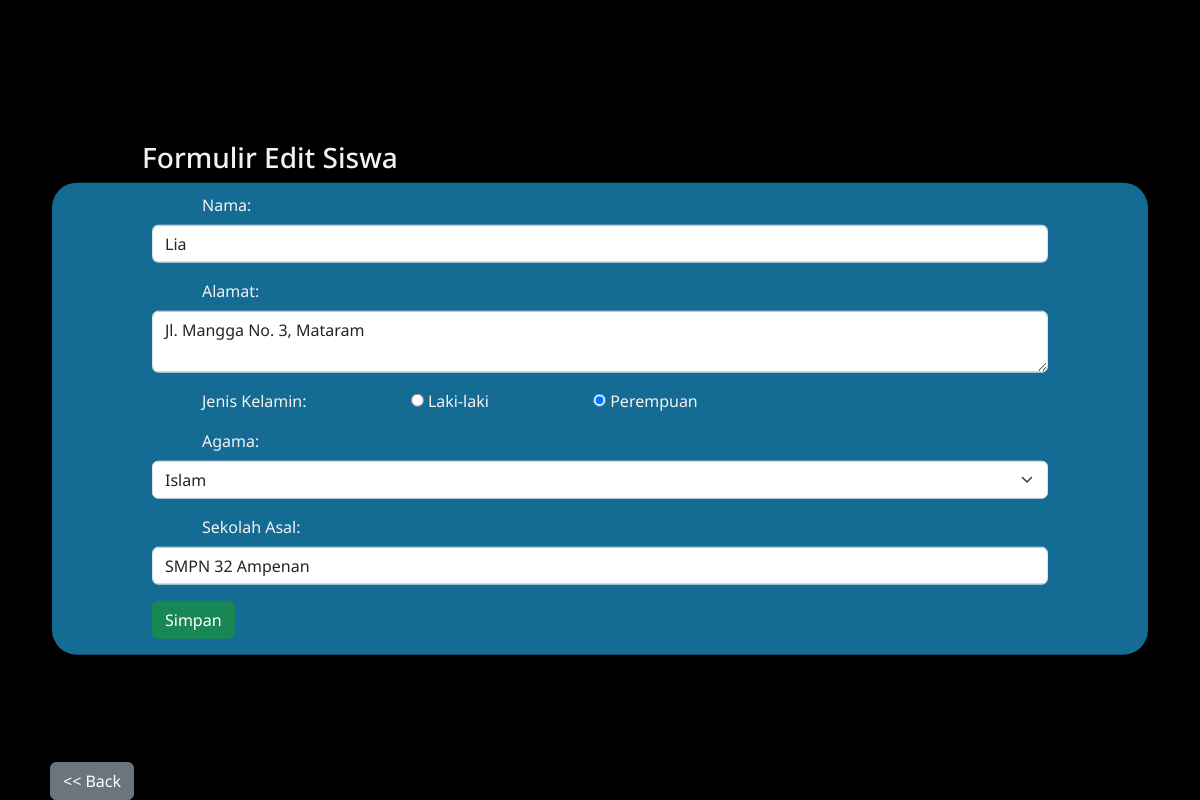
The app's page /form-edit.php?id=1 with its own data.
### tables this page shows
CREATE TABLE `calon_siswa` (
  `id` int(11) NOT NULL,
  `nama` varchar(64) NOT NULL,
  `alamat` varchar(255) NOT NULL,
  `jenis_kelamin` varchar(16) NOT NULL,
  `agama` varchar(16) NOT NULL,
  `sekolah_asal` varchar(64) NOT NULL
);

### form-edit.php (the view, shortened to what this page needs)
<?php
include("config.php");
$id = $_GET['id'];
$sql = "SELECT * FROM calon_siswa WHERE id=$id";
$query = mysqli_query($db, $sql);
$siswa = mysqli_fetch_assoc($query);
?>
<!DOCTYPE html>
<html lang="en">
<head>
    <link href="https://cdn.jsdelivr.net/npm/bootstrap@5.3.0-alpha3/dist/css/bootstrap.min.css" rel="stylesheet">
    <link rel="stylesheet" href="css/style.css">
</head>
<body>
    <div class="container position-absolute top-50 start-50 translate-middle">
        <header>
            <h3>Formulir Edit Siswa</h3>
        </header>
        <form action="proses-edit.php" method="POST">
            <fieldset>
                <div class="mb-3">
                    <label for="nama" class="form-label">Nama: </label>
                    <input type="text" class="form-control" name="nama" placeholder="nama lengkap" value="<?php echo $siswa['nama'] ?>" />
                </div>
                <div class="mb-3">
                    <label for="alamat" class="form-label">Alamat: </label>
                    <textarea name="alamat" class="form-control"><?php echo $siswa['alamat'] ?></textarea>
                </div>
                <div class="mb-3">
                    <label for="jenis_kelamin" class="form-check-label">Jenis Kelamin: </label>
                    <?php $jk = $siswa['jenis_kelamin']; ?>
                    <label><input type="radio" name="jenis_kelamin" value="laki-laki" <?php echo ($jk == 'laki-laki') ? "checked" : "" ?>> Laki-laki</label>
                    <label><input type="radio" name="jenis_kelamin" value="perempuan" <?php echo ($jk == 'perempuan') ? "checked" : "" ?>> Perempuan</label>
                </div>
                <div class="mb-3">
                    <label for="agama" class="form-label">Agama: </label>
                    <?php $agama = $siswa['agama']; ?>
                    <select class="form-select" name="agama">
                        <option <?php echo ($agama == 'Islam') ? "selected" : "" ?>>Islam</option>
                    </select>
                </div>
                <div class="mb-3">
                    <label for="sekolah_asal" class="form-label">Sekolah Asal: </label>
                    <input class="form-control" type="text" name="sekolah_asal" placeholder="nama sekolah" value="<?php echo $siswa['sekolah_asal'] ?>" />
                </div>
                <div class="mb-3">
                    <input class="btn btn-success" type="submit" value="Simpan" name="simpan" />
                </div>
            </fieldset>
        </form>
    </div>
    <div class="position-absolute bottom-0 start-0">
        <a href="list-siswa.php" class="btn btn-secondary">
            << Back</a>
    </div>
</body>
</html>

### css/style.css (style rules this page uses)
:root { --primary: #f6f1f1; --secondary: #19a7ce; --tertiary: #146c94; --bg: #000000; }
* { margin: 0; padding: 0 50px; box-sizing: border-box; outline: none; border: none; text-decoration: none; }
body { font-family: "Noto Sans", sans-serif; background-color: var(--bg); color: var(--primary); }
.container { text-align: center; align-items: center; justify-content: center; }
form { align-items: center; justify-content: center; background-color: var(--tertiary); padding-top: 10px; margin: 5px 10px; border-radius: 25px; outline: #000000; }

### form-edit.php (style rules this page uses)
* { text-align: justify; }

### records on screen
calon_siswa: nama "Lia", alamat "Jl. Mangga No. 3, Mataram", jenis_kelamin "☐ Laki-laki", jenis_kelamin "☑ Perempuan", sekolah_asal "SMPN 32 Ampenan"
